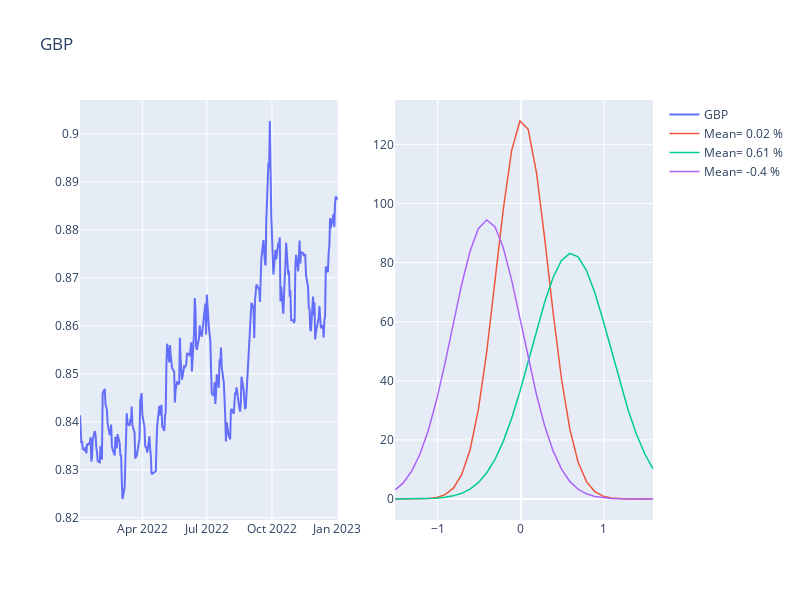

Here is the notebook cell this chart was saved with:
### Code cell
param = {}
param['periods']=1
param['nbr_mixtures']=3
param['currency'] = 'GBP'
param['start_date'] = pd.to_datetime('2022-01-02')
param['end_date'] =  pd.to_datetime('2023-01-02')


figure = make_plot(param)
figure.show()
